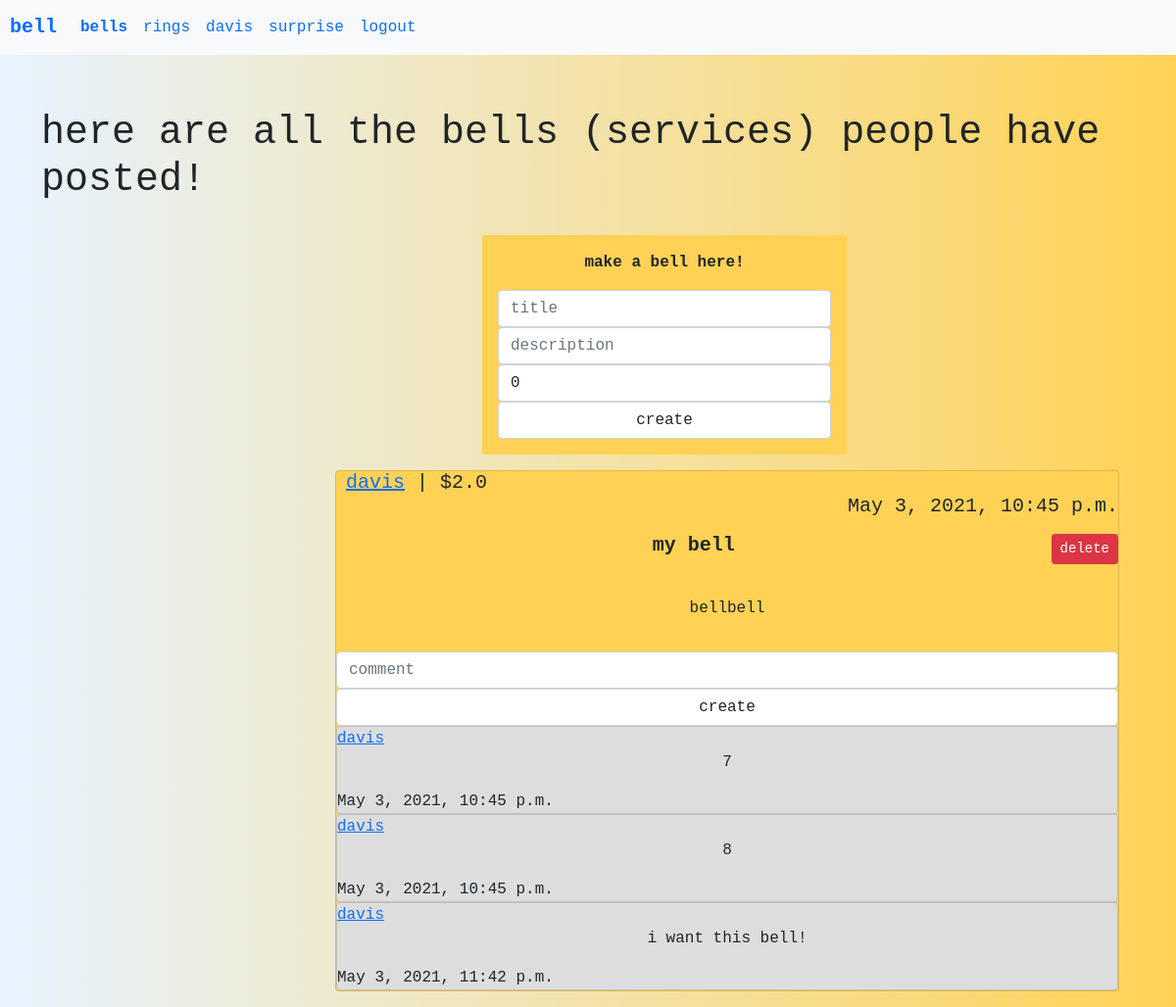
The app's page /bell (signed in), older data.
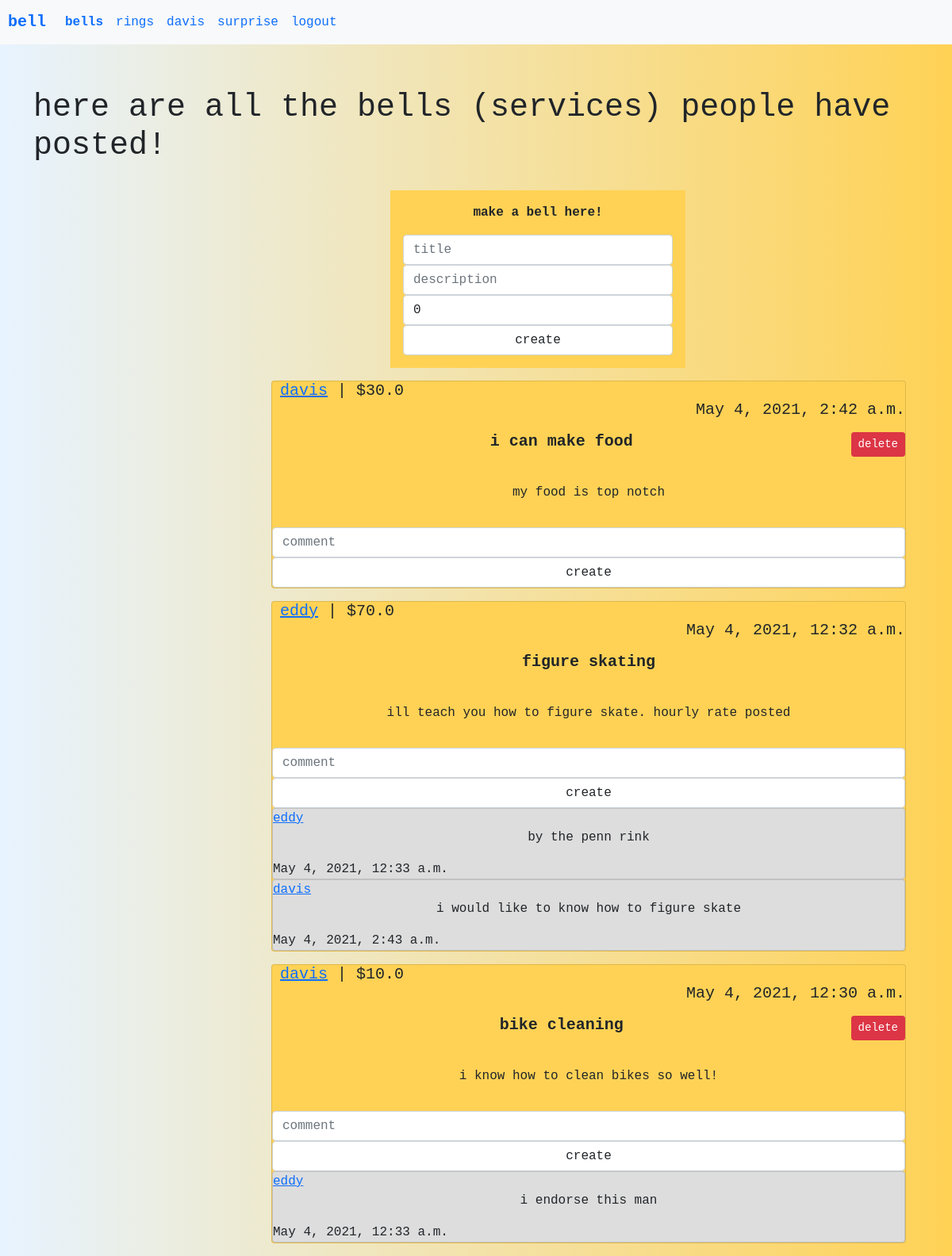
The same page, newer data.
### core/models.py (models this page shows, shortened)
class Bell(models.Model):
    title = models.CharField(max_length=50)
    body = models.TextField()
    price = models.FloatField(blank=True, default=0)
    created_at = models.DateTimeField(auto_now=True)
    author = models.ForeignKey(User, on_delete=models.DO_NOTHING)

class Comment(models.Model):
    body = models.TextField()
    post_bell = models.ForeignKey(Bell, related_name="comments", on_delete=models.CASCADE, null=True, blank=True)
    post_ring = models.ForeignKey(Ring, related_name="comments", on_delete=models.CASCADE, null=True, blank=True)
    author = models.ForeignKey(User, on_delete=models.DO_NOTHING)
    created_at = models.DateTimeField(auto_now=True)

### core/views.py (the view)
# urls.py: path('bell', bell, name='bell'),
def bell(request):
    if not request.user.is_authenticated:
        return redirect('/login')
    if request.method == 'POST':
        title, body, price = request.POST['title'], request.POST['body'], request.POST['price']
        res = price.replace('.', '', 1)
        if len(title) != 0 and len(price) != 0 and res.isnumeric():
            price = round(Decimal(price), 2)
            Bell.objects.create(title=title, body=body, price=price, author=request.user)
    bells = Bell.objects.all().order_by('-id')
    return render(request, 'bell.html', {'bells': bells})

### core/templates/bell.html (shortened to what this page needs)
<!doctype html>
<html lang="en">
<head>
    <link href="https://cdn.jsdelivr.net/npm/bootstrap@5.0.0-beta3/dist/css/bootstrap.min.css" rel="stylesheet">
    <nav class="navbar sticky-top navbar-expand-lg #0086FF bg-light">
        <a class="navbar-brand" href="/" style="margin-left: 10px"><b>bell</b></a>
        <div class="collapse navbar-collapse" id="navbarNavAltMarkup">
            <div class="navbar-nav">
                <b><a class="nav-link" href="/bell">bells</a></b>
                <a class="nav-link" href="/ring">rings</a>
                <a class="nav-link" href="/profile/{{request.user.username}}">{{request.user.username}}</a>
                <a class="nav-link" href="/random">surprise</a>
                <a class="nav-link" href="/logout">logout</a>
            </div>
        </div>
    </nav>
</head>
<body>
    <div class="container">
        <br/>
        <h1 style="margin-top: 2rem; margin-bottom: 2rem">here are all the bells (services) people have posted!</h1>
        <div class="col-md-4" style="margin-inline: 450px;">
            <div class="jumbotron" style="margin-bottom: 1rem; background-color: #FFD255;">
                <div class="card-body">
                    <p><b>make a bell here!</b></p>
                    <form method="POST" action="/bell" style="margin-bottom: 0 !important;">
                        <input class="form-control" name="title" placeholder="title" />
                        <input class="form-control" name="body" placeholder="description" />
                        <input class="form-control" name="price" value=0 placeholder="price" />
                        <input class="form-control" type="submit" value="create" />
                    </form>
                </div>
            </div>
        </div>
        {% for bell in bells %}
        <div class="col-md-4">
            <div class="card" style="margin-bottom: 1rem; background-color: #FFD255; width: 800px; margin-inline: 300px;">
                <h5 class="card-title">
                    <a href="/profile/{{bell.author.username}}" style="margin-left: 10px">{{bell.author.username}}</a> | ${{bell.price}}
                    <p style="text-align: right;">{{bell.created_at}}</p>
                    <p><b>{{bell.title}}</b> {% if request.user.username == bell.author.username %}
                        <a style="float: right;" href='/delete_bell?id={{bell.id}}' class="btn btn-danger btn-sm">delete</a> {% endif %}
                    </p>
                </h5>
                <div class="card-body">
                    <p>{{bell.body}}</p>
                </div>
                <form method="POST" action="/comment" style="margin-bottom: 0 !important;">
                    <input class="form-control" name="body" placeholder="comment" />
                    <input class="form-control" type="submit" value="create" />
                </form>
                {% for comment in bell.comments.all %}
                <div class="card" style="background-color: #DDDDDD;">
                    <a href="profile/{{comment.author.username}}">{{comment.author.username}}</a>
                    <p>{{comment.body}}</p>
                    <a>{{comment.created_at}}</a>
                </div>
                {% endfor %}
            </div>
        </div>
        {% endfor %}
    </div>
</body>
</html>

Row changes from the older to the newer data that the page shows:
removed Bell: author.username "davis", price "2.0", created_at "May 3, 2021, 10:45 p.m.", title "my bell", body "bellbell", Comment (author.username "davis", body "7", created_at "May 3, 2021, 10:45 p.m.")
removed Comment: author.username "davis", body "8", created_at "May 3, 2021, 10:45 p.m."
removed Comment: author.username "davis", body "i want this bell!", created_at "May 3, 2021, 11:42 p.m."
added Bell: author.username "davis", price "30.0", created_at "May 4, 2021, 2:42 a.m.", title "i can make food", body "my food is top notch"
added Bell: author.username "eddy", price "70.0", created_at "May 4, 2021, 12:32 a.m.", title "figure skating", body "ill teach you how to figure skate. hourly rate posted", Comment (author.username "davis", body "i would like to know how to figure skate", created_at "May 4, 2021, 2:43 a.m.")
now on this page (row edited): Comment: author.username "eddy", body "by the penn rink", created_at "May 4, 2021, 12:33 a.m."
added Bell: author.username "davis", price "10.0", created_at "May 4, 2021, 12:30 a.m.", title "bike cleaning", body "i know how to clean bikes so well!"
now on this page (row edited): Comment: author.username "eddy", body "i endorse this man", created_at "May 4, 2021, 12:33 a.m.", shown under "davis"
